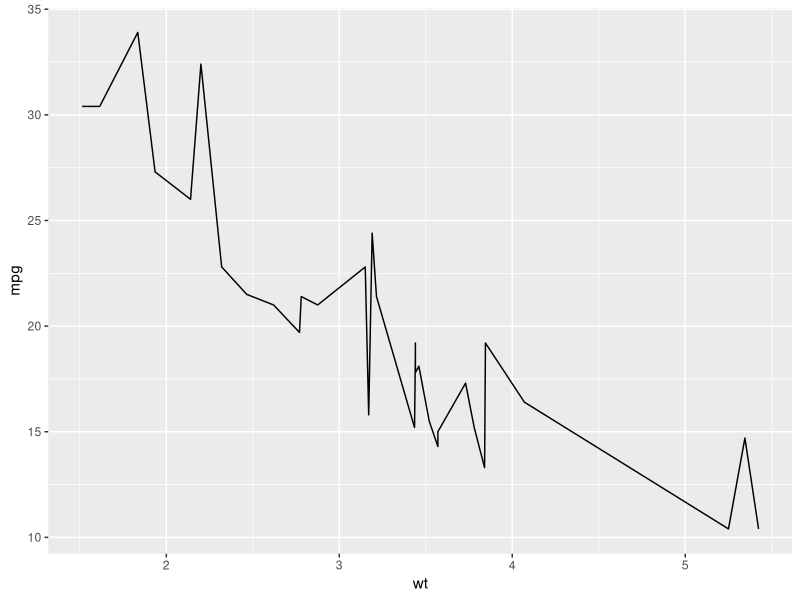
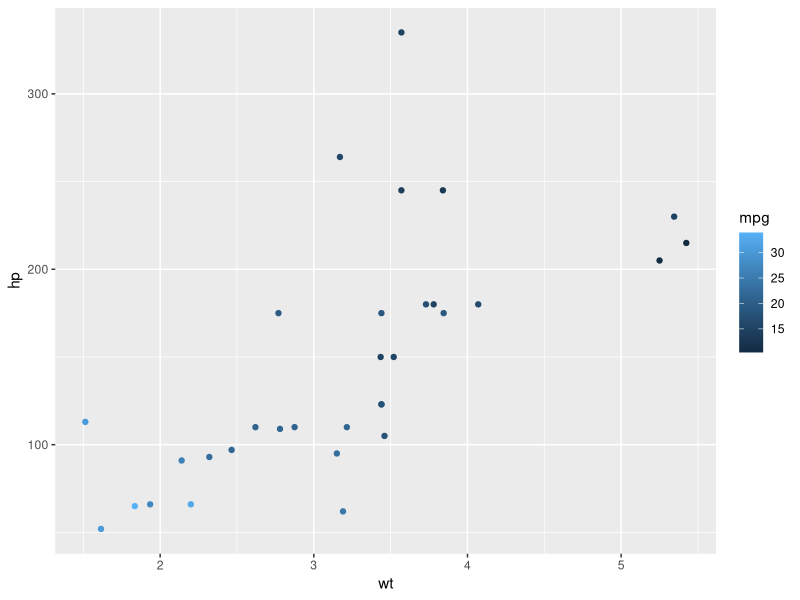

Recreate these plots in R, in order.
## ---- chunk 1
library(knitr)
library(ggplot2)
opts_chunk$set(fig.align="center", fig.height=4, fig.width=5.5)
## ---- chunk 2
mtcars
## ---- chunk 3
ggplot(mtcars, aes(wt, mpg)) + geom_line()
## ---- chunk 4
ggplot(mtcars, aes(wt, hp, color = mpg)) + geom_point()
